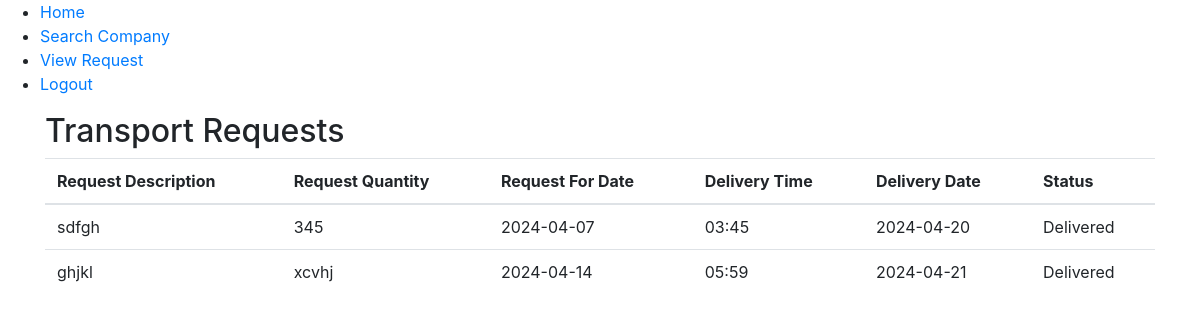
The app's page /User/ViewRequest/ (signed in), older data.
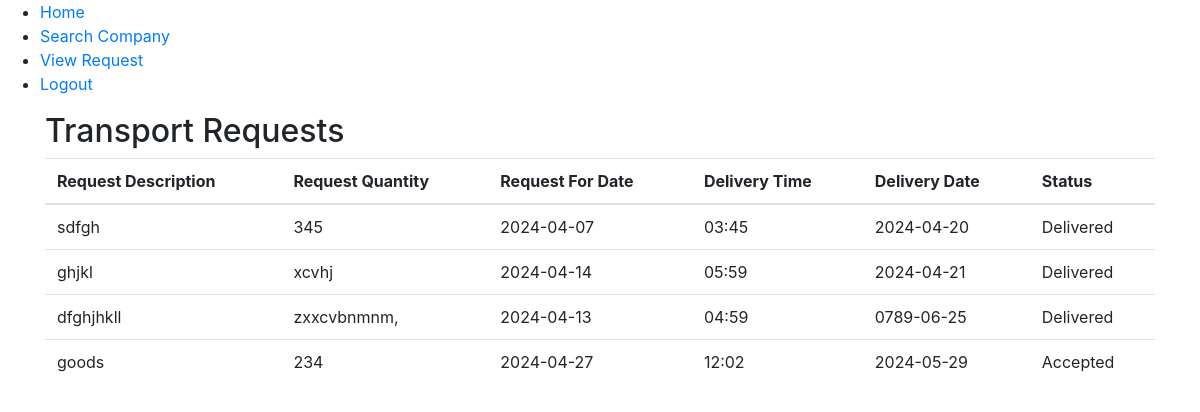
The same page, newer data.
### User/models.py (models this page shows)
class tbl_transport_request(models.Model):
    transport_request_id = models.AutoField(primary_key=True)
    transport_request_description = models.CharField(max_length=50)
    transport_request_date = models.DateField(auto_now_add=True)
    transport_request_qty = models.CharField(max_length=50)
    transport_request_for_date = models.CharField(max_length=50)
    transport_request_status = models.PositiveIntegerField(default=0)
    user_id = models.ForeignKey(tbl_user,on_delete=models.CASCADE)
    from_location_id = models.ForeignKey(tbl_location,on_delete=models.CASCADE,related_name="from_location_id")
    to_location_id = models.ForeignKey(tbl_location,on_delete=models.CASCADE,related_name="to_location_id")
    transport_request_reply = models.CharField(max_length=50, default='0')
    company_id = models.ForeignKey(tbl_company,on_delete=models.CASCADE)
    category_id = models.ForeignKey(tbl_category,on_delete=models.CASCADE)
    delivery_time = models.CharField(max_length=50)
    delivery_date = models.CharField(max_length=50)

### User/views.py (the view)
# urls.py: path('ViewRequest/',views.ViewRequest,name="ViewRequest"),
def ViewRequest(request):
    uid = tbl_user.objects.get(user_id=request.session['uid'])
    requestData = tbl_transport_request.objects.filter(user_id=uid)
    return render(request,"User/ViewRequest.html",{'requestData':requestData})

### User/Templates/User/ViewRequest.html (shortened to what this page needs)
{% extends 'User/Include.html' %}
{% load static %}
{% block content %}
<!DOCTYPE html>
<html lang="en">
<head>
    <link href="https://stackpath.bootstrapcdn.com/bootstrap/4.5.2/css/bootstrap.min.css" rel="stylesheet">
</head>
<body>
    <div class="container">
        <h2>Transport Requests</h2>
        <table class="table">
            <thead>
                <tr>
                    <th>Request Description</th>
                    <th>Request Quantity</th>
                    <th>Request For Date</th>
                    <th>Delivery Time</th>
                    <th>Delivery Date</th>
                    <th>Status</th>
                </tr>
            </thead>
            <tbody>
                {% for request in requestData %}
                <tr>
                    <td>{{ request.transport_request_description }}</td>
                    <td>{{ request.transport_request_qty }}</td>
                    <td>{{ request.transport_request_for_date }}</td>
                    <td>{{ request.delivery_time }}</td>
                    <td>{{ request.delivery_date }}</td>
                    <td>
                        {% if request.transport_request_status == 0 %}
                            Pending
                        {% elif request.transport_request_status == 1 %}
                            Rejected
                        {% elif request.transport_request_status == 2 %}
                            Accepted
                        {% elif request.transport_request_status == 3 %}
                            <a href="{% url 'user:TransportProgress' request.transport_request_id %}">Transport Progress</a>
                        {% elif request.transport_request_status == 4 %}
                            Delivered
                        {% endif %}
                    </td>
                </tr>
                {% endfor %}
            </tbody>
        </table>
    </div>
</body>
</html>
{% endblock content %}

Row changes from the older to the newer data that the page shows:
added tbl_transport_request: transport_request_description "dfghjhkll", transport_request_qty "zxxcvbnmnm,", transport_request_for_date "2024-04-13", delivery_time "04:59", delivery_date "0789-06-25", transport_request_status "Delivered"
added tbl_transport_request: transport_request_description "goods", transport_request_qty "234", transport_request_for_date "2024-04-27", delivery_time "12:02", delivery_date "2024-05-29", transport_request_status "Accepted"
